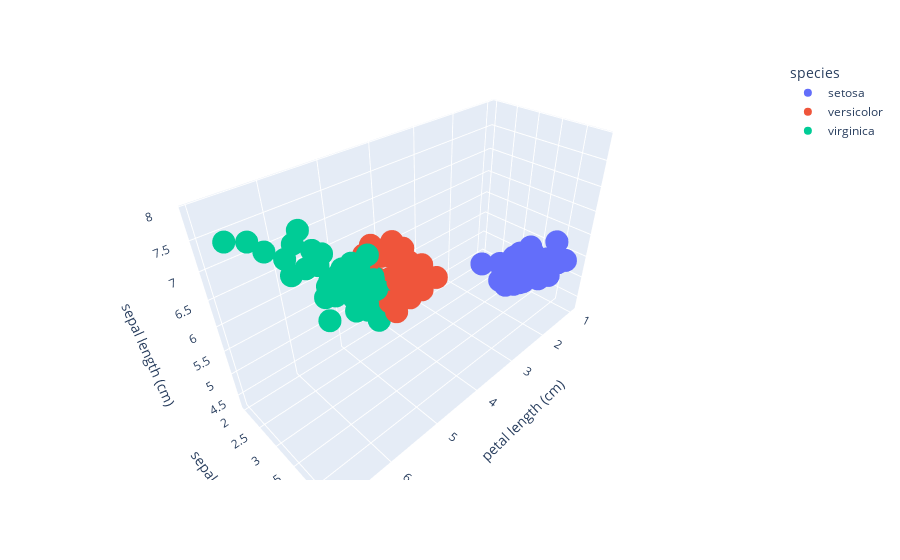

Write notebook code for a chart like this one.
### Code cell
# load the iris data set 
# reduce dimensions to three and permute
iris    = load_iris()
i,j,k   = 2, 1, 0                       # pick three dimensions
x       = iris.data[:,[i,j,k]]          # select three columns
x_names = iris.feature_names            # for labelling axis
x_names = [x_names[i], x_names[j], x_names[k]]
y       = iris.target
y_names = iris.target_names    # for legend
show_iris(x, y)

### Figure 1 — Plotly figure (JSON) as saved in the notebook; plotly's stock layout.template omitted (floating-point values rounded to 4 significant figures)
{"data": [{"hovertemplate": "species=setosa<br>petal length (cm)=%{x}<br>sepal width (cm)=%{y}<br>sepal length (cm)=%{z}<extra></extra>", "legendgroup": "setosa", "marker": {"color": "#636efa", "symbol": "circle"}, "mode": "markers", "name": "setosa", "scene": "scene", "showlegend": true, "type": "scatter3d", "x": [1.4, 1.4, 1.3, 1.5, 1.4, 1.7, 1.4, 1.5, 1.4, 1.5, 1.5, 1.6, 1.4, 1.1, 1.2, 1.5, 1.3, 1.4, 1.7, 1.5, 1.7, 1.5, 1, 1.7, 1.9, 1.6, 1.6, 1.5, 1.4, 1.6, 1.6, 1.5, 1.5, 1.4, 1.5, 1.2, 1.3, 1.4, 1.3, 1.5, 1.3, 1.3, 1.3, 1.6, 1.9, 1.4, 1.6, 1.4, 1.5, 1.4], "y": [3.5, 3, 3.2, 3.1, 3.6, 3.9, 3.4, 3.4, 2.9, 3.1, 3.7, 3.4, 3, 3, 4, 4.4, 3.9, 3.5, 3.8, 3.8, 3.4, 3.7, 3.6, 3.3, 3.4, 3, 3.4, 3.5, 3.4, 3.2, 3.1, 3.4, 4.1, 4.2, 3.1, 3.2, 3.5, 3.6, 3, 3.4, 3.5, 2.3, 3.2, 3.5, 3.8, 3, 3.8, 3.2, 3.7, 3.3], "z": [5.1, 4.9, 4.7, 4.6, 5, 5.4, 4.6, 5, 4.4, 4.9, 5.4, 4.8, 4.8, 4.3, 5.8, 5.7, 5.4, 5.1, 5.7, 5.1, 5.4, 5.1, 4.6, 5.1, 4.8, 5, 5, 5.2, 5.2, 4.7, 4.8, 5.4, 5.2, 5.5, 4.9, 5, 5.5, 4.9, 4.4, 5.1, 5, 4.5, 4.4, 5, 5.1, 4.8, 5.1, 4.6, 5.3, 5]}, {"hovertemplate": "species=versicolor<br>petal length (cm)=%{x}<br>sepal width (cm)=%{y}<br>sepal length (cm)=%{z}<extra></extra>", "legendgroup": "versicolor", "marker": {"color": "#EF553B", "symbol": "circle"}, "mode": "markers", "name": "versicolor", "scene": "scene", "showlegend": true, "type": "scatter3d", "x": [4.7, 4.5, 4.9, 4, 4.6, 4.5, 4.7, 3.3, 4.6, 3.9, 3.5, 4.2, 4, 4.7, 3.6, 4.4, 4.5, 4.1, 4.5, 3.9, 4.8, 4, 4.9, 4.7, 4.3, 4.4, 4.8, 5, 4.5, 3.5, 3.8, 3.7, 3.9, 5.1, 4.5, 4.5, 4.7, 4.4, 4.1, 4, 4.4, 4.6, 4, 3.3, 4.2, 4.2, 4.2, 4.3, 3, 4.1], "y": [3.2, 3.2, 3.1, 2.3, 2.8, 2.8, 3.3, 2.4, 2.9, 2.7, 2, 3, 2.2, 2.9, 2.9, 3.1, 3, 2.7, 2.2, 2.5, 3.2, 2.8, 2.5, 2.8, 2.9, 3, 2.8, 3, 2.9, 2.6, 2.4, 2.4, 2.7, 2.7, 3, 3.4, 3.1, 2.3, 3, 2.5, 2.6, 3, 2.6, 2.3, 2.7, 3, 2.9, 2.9, 2.5, 2.8], "z": [7, 6.4, 6.9, 5.5, 6.5, 5.7, 6.3, 4.9, 6.6, 5.2, 5, 5.9, 6, 6.1, 5.6, 6.7, 5.6, 5.8, 6.2, 5.6, 5.9, 6.1, 6.3, 6.1, 6.4, 6.6, 6.8, 6.7, 6, 5.7, 5.5, 5.5, 5.8, 6, 5.4, 6, 6.7, 6.3, 5.6, 5.5, 5.5, 6.1, 5.8, 5, 5.6, 5.7, 5.7, 6.2, 5.1, 5.7]}, {"hovertemplate": "species=virginica<br>petal length (cm)=%{x}<br>sepal width (cm)=%{y}<br>sepal length (cm)=%{z}<extra></extra>", "legendgroup": "virginica", "marker": {"color": "#00cc96", "symbol": "circle"}, "mode": "markers", "name": "virginica", "scene": "scene", "showlegend": true, "type": "scatter3d", "x": [6, 5.1, 5.9, 5.6, 5.8, 6.6, 4.5, 6.3, 5.8, 6.1, 5.1, 5.3, 5.5, 5, 5.1, 5.3, 5.5, 6.7, 6.9, 5, 5.7, 4.9, 6.7, 4.9, 5.7, 6, 4.8, 4.9, 5.6, 5.8, 6.1, 6.4, 5.6, 5.1, 5.6, 6.1, 5.6, 5.5, 4.8, 5.4, 5.6, 5.1, 5.1, 5.9, 5.7, 5.2, 5, 5.2, 5.4, 5.1], "y": [3.3, 2.7, 3, 2.9, 3, 3, 2.5, 2.9, 2.5, 3.6, 3.2, 2.7, 3, 2.5, 2.8, 3.2, 3, 3.8, 2.6, 2.2, 3.2, 2.8, 2.8, 2.7, 3.3, 3.2, 2.8, 3, 2.8, 3, 2.8, 3.8, 2.8, 2.8, 2.6, 3, 3.4, 3.1, 3, 3.1, 3.1, 3.1, 2.7, 3.2, 3.3, 3, 2.5, 3, 3.4, 3], "z": [6.3, 5.8, 7.1, 6.3, 6.5, 7.6, 4.9, 7.3, 6.7, 7.2, 6.5, 6.4, 6.8, 5.7, 5.8, 6.4, 6.5, 7.7, 7.7, 6, 6.9, 5.6, 7.7, 6.3, 6.7, 7.2, 6.2, 6.1, 6.4, 7.2, 7.4, 7.9, 6.4, 6.3, 6.1, 7.7, 6.3, 6.4, 6, 6.9, 6.7, 6.9, 5.8, 6.8, 6.7, 6.7, 6.3, 6.5, 6.2, 5.9]}], "layout": {"legend": {"title": {"text": "species"}, "tracegroupgap": 0}, "margin": {"t": 60}, "scene": {"aspectmode": "data", "domain": {"x": [0, 1], "y": [0, 1]}, "xaxis": {"title": {"text": "petal length (cm)"}}, "yaxis": {"title": {"text": "sepal width (cm)"}}, "zaxis": {"title": {"text": "sepal length (cm)"}}}}}
